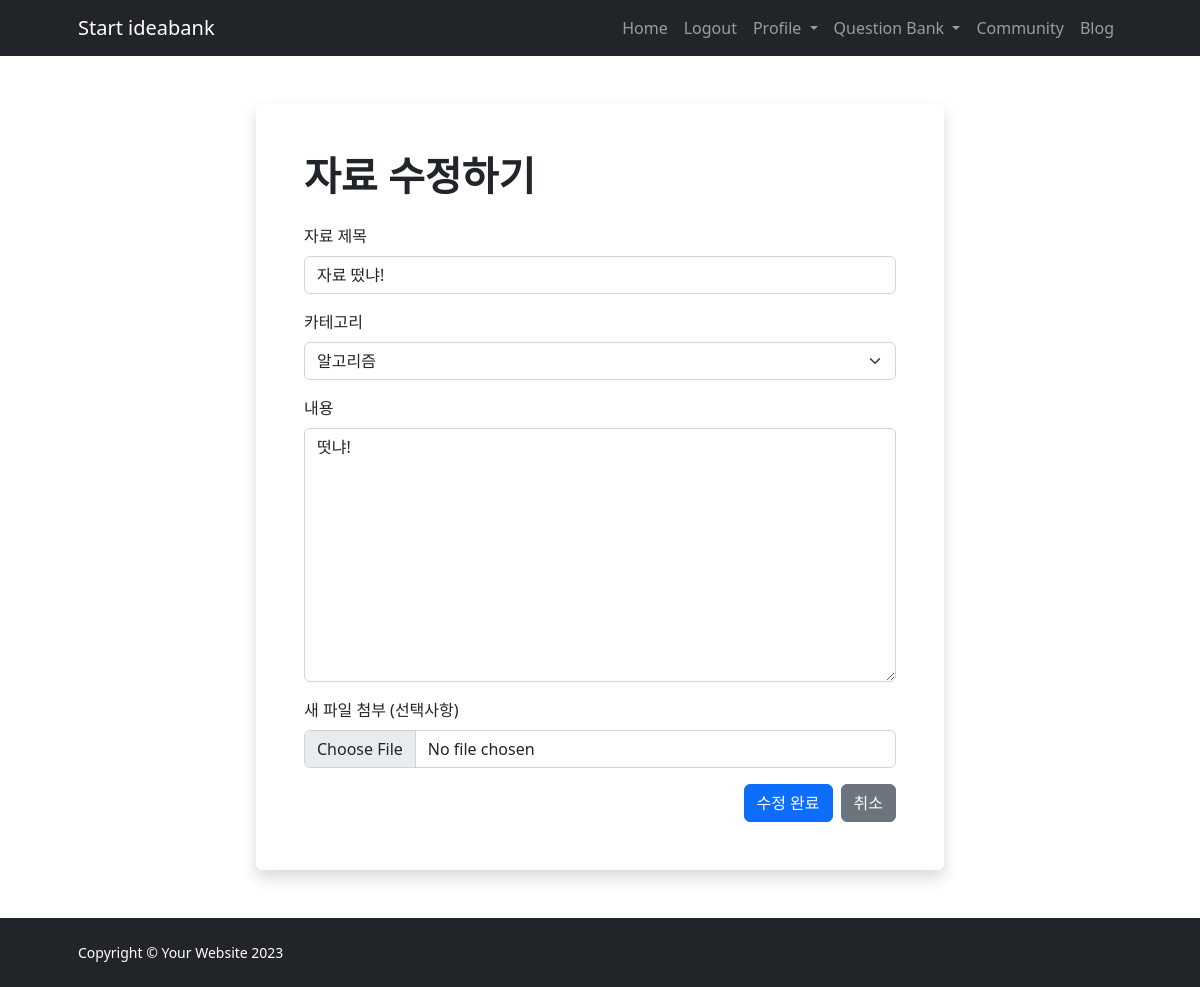
Page /data/4/edit/ (signed in) on the committed database.
### IBK_ossproject/models.py (models this page shows, shortened)
class Data(models.Model):
    CATEGORY_CHOICES = [
        ('알고리즘', '알고리즘'),
        ('자료구조', '자료구조'),
        ('프로그래밍 언어', '프로그래밍 언어'),
        ('기타', '기타'),
    ]
    title = models.CharField(max_length=255)  # 질문 제목
    content = models.TextField(default="기본 내용 없음")  # 질문 내용, 기본값 설정
    category = models.CharField(max_length=100, choices=CATEGORY_CHOICES, blank=True, null=True)  # 카테고리
    author = models.ForeignKey(User, on_delete=models.CASCADE, related_name='data_posts')  # 작성자
    created_at = models.DateTimeField(auto_now_add=True)  # 작성일

### IBK_ossproject/views.py (the view)
# urls.py: path('data/<int:data_id>/edit/', views.data_edit, name='data_edit'),  # 자료 수정
@login_required
def data_edit(request, data_id):
    data = get_object_or_404(Data, id=data_id)
    if data.author != request.user:
        messages.error(request, '수정 권한이 없습니다.')
        return redirect('resources_board')
    if request.method == 'POST':
        form = DataForm(request.POST, request.FILES, instance=data)
        if form.is_valid():
            form.save()
            messages.success(request, '자료가 성공적으로 수정되었습니다.')
            return redirect('data_detail', data_id=data.id)
    else:
        form = DataForm(instance=data)
    return render(request, 'data_edit.html', {'form': form, 'data': data})

### IBK_ossproject/forms.py
class DataForm(forms.ModelForm):
    class Meta:
        model = Data
        fields = ['title', 'category', 'content']
        widgets = {
            'title': forms.TextInput(attrs={'placeholder': '질문의 제목을 입력하세요'}),
            'category': forms.Select(),
            'content': forms.Textarea(attrs={'placeholder': '질문 내용을 입력하세요', 'rows': 10}),  # 'content' 필드에 위젯 추가
        }

### templates/data_edit.html (shortened to what this page needs)
{% extends "base.html" %}
{% block content %}
<section class="py-5">
    <div class="container px-5">
        <div class="row justify-content-center">
            <div class="col-lg-8">
                <div class="card shadow border-0">
                    <div class="card-body p-5">
                        <h1 class="fw-bolder mb-4">자료 수정하기</h1>
                        <form method="POST" action="" enctype="multipart/form-data">
                            <div class="mb-3">
                                <label for="title" class="form-label">자료 제목</label>
                                <input type="text" class="form-control" id="title" name="title" value="{{ form.title.value }}" required>
                            </div>
                            <div class="mb-3">
                                <label for="category" class="form-label">카테고리</label>
                                <select class="form-select" id="category" name="category" required>
                                    <option value="알고리즘" {% if form.category.value == "알고리즘" %}selected{% endif %}>알고리즘</option>
                                </select>
                            </div>
                            <div class="mb-3">
                                <label for="content" class="form-label">내용</label>
                                <textarea class="form-control" id="content" name="content" rows="10" required>{{ form.content.value }}</textarea>
                            </div>
                            <div class="mb-3">
                                <label for="file" class="form-label">새 파일 첨부 (선택사항)</label>
                                <input type="file" class="form-control" id="file" name="file">
                            </div>
                            <div class="d-flex justify-content-end">
                                <button type="submit" class="btn btn-primary me-2">수정 완료</button>
                                <a href="{% url 'resources_board' %}" class="btn btn-secondary">취소</a>
                            </div>
                        </form>
                    </div>
                </div>
            </div>
        </div>
    </div>
</section>
{% endblock %}

### rows in the picture
Data: title "자료 떴냐!", category "알고리즘", content "떳냐!"
